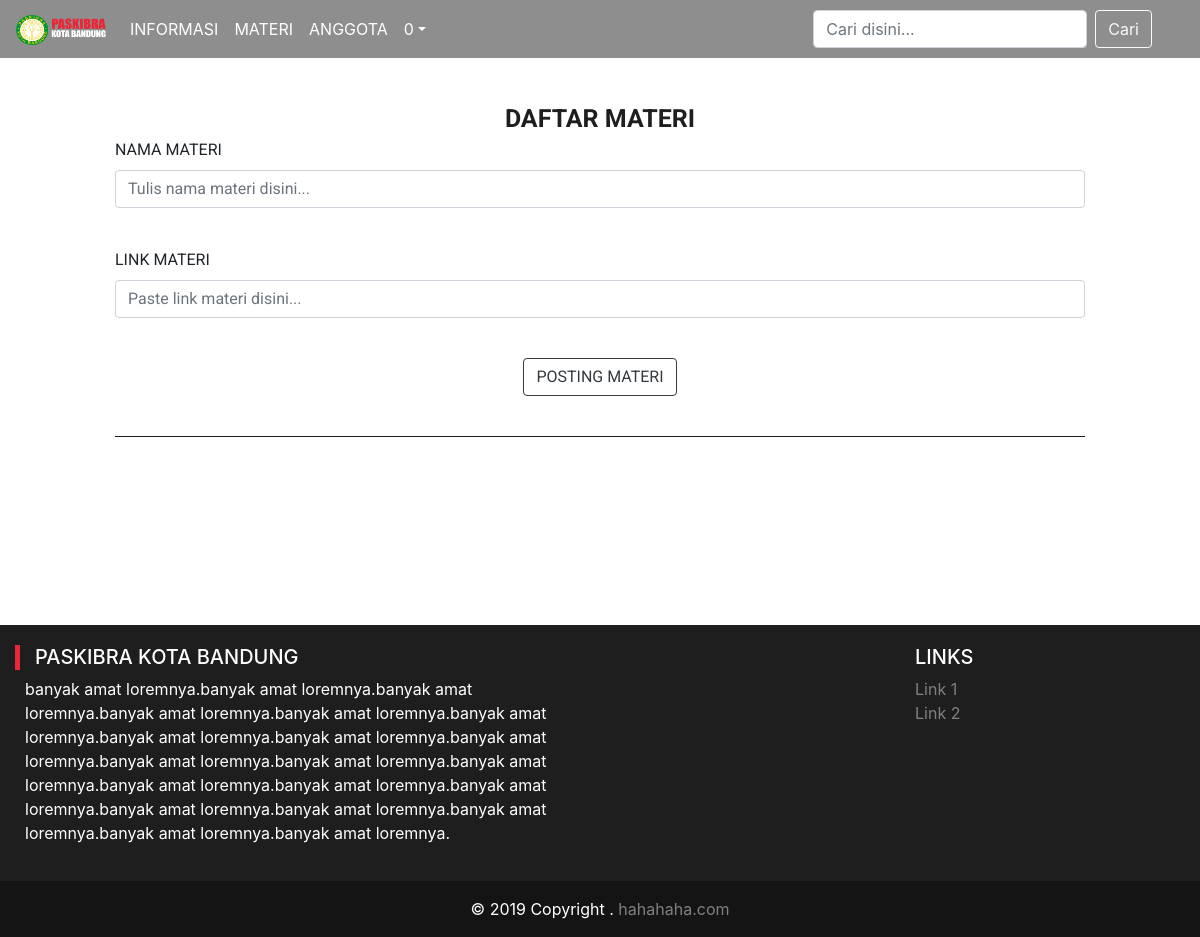
/x/materi.php (signed in), run on an earlier commit of the app's database.
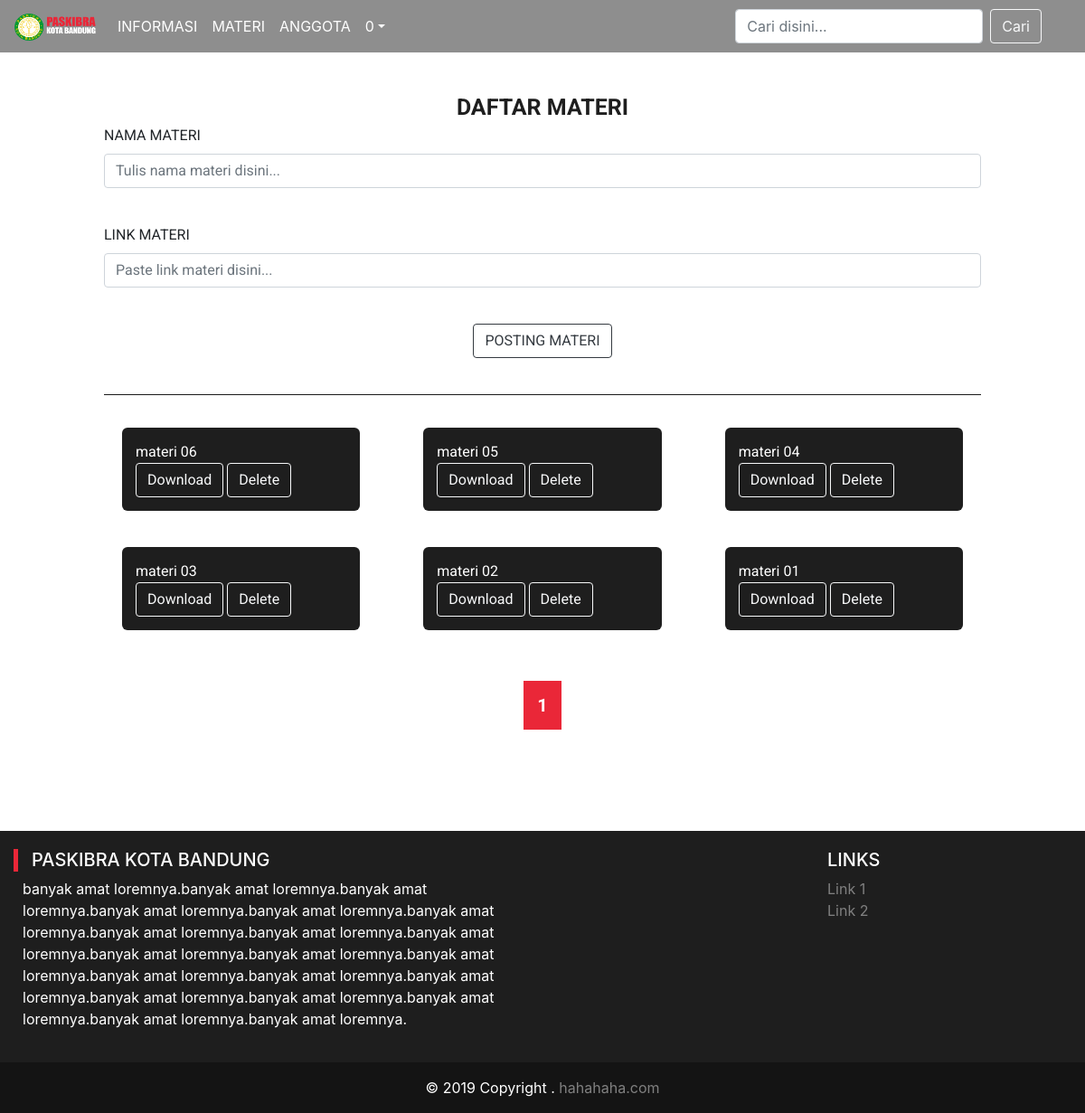
And on a later commit of the database.
### tables this page shows
CREATE TABLE `materi` (
  `id_materi` int(5) NOT NULL,
  `nama_materi` varchar(50) NOT NULL,
  `link` text NOT NULL
);

### x/materi.php (the view, shortened to what this page needs)
<?php
include('koneksi.php');
?>
<!doctype html>
<html lang="en">
<html>
<head>
  <link rel="stylesheet" href="css/style.css">
  <link rel="stylesheet" href="css/bootstrap.min.css">
</head>
<body>
      <nav class="navbar fixed-top navbar-expand-lg navbar-light bg-nav">
        <a class="navbar-brand" href="index.php">
            <img src="img/logo.png" width="90px" height="30px">
          </a>
        <div class="collapse navbar-collapse" id="navbarNav">
          <ul class="navbar-nav mr-auto">
            <li class="nav-item active">
              <a class="nav-link" href="informasi.php">INFORMASI<span class="sr-only">(current)</span></a>
            </li>
            <li class="nav-item">
              <a class="nav-link" href="materi.php">MATERI</a>
            </li>
            <?php
            if ($_SESSION['u_level'] == 'admin') {
              echo "<li class='nav-item'>
                <a class='nav-link' href='anggota.php'>ANGGOTA</a>
              </li>";
            }elseif ($_SESSION['u_level'] == 'user') {
              echo "<li class='nav-item'>
                <a class='nav-link' href='anggota.php'>ANGGOTA</a>
              </li>";
            }else{
            }
            ?>
             <li>
              <?php
              if ($_SESSION['u_level'] == 'admin') {
                echo "<div class='dropdown'><a class='nav-link dropdown-toggle' href='#' id='navbarDropdown' role='button' data-toggle='dropdown' aria-haspopup='true' aria-expanded='false'>";
                  echo  $_SESSION['u_nama']."</a>";
                  echo "<div class='dropdown-menu' aria-labelledby='navbarDropdown'>";
                  echo "  <a class='dropdown-item' href='logout.php'>Log Out</a></div></div>";
              }else if($_SESSION['u_level'] == 'user') {
                echo "<div class='dropdown'><a class='nav-link dropdown-toggle' href='#' id='navbarDropdown' role='button' data-toggle='dropdown' aria-haspopup='true' aria-expanded='false'>";
                  echo  $_SESSION['u_nama']."</a>";
                  echo "<div class='dropdown-menu' aria-labelledby='navbarDropdown'>";
                  echo "  <a class='dropdown-item' href='logout.php'>Log Out</a></div></div>";
              }else{
                echo "<a href='login.php'><button class='btn btn-danger my-2 my-sm-0' type='submit'>Login</button></a>";
              }
            ?>
            </li>
          </ul>
          <form class="form-inline my-2 my-lg-0" action="search.php" method="post">
            <input name="key" class="form-control mr-sm-2" type="search" autofocus autocomplete="off" placeholder="Cari disini..." aria-label="Search">
            <button name="cari" class="btn btn-outline-light my-2 my-sm-0" type="submit">Cari</button>&emsp;&emsp;
          </form>
        </div>
      </nav>
  <div class="isi">
    <div class="container-fluid">
      <center><div id="judul">DAFTAR MATERI</div></center>
      <?php if ($_SESSION['u_level'] == 'admin') { ?>
      <div class="row">
        <div class="col-md-12">
          <form method="POST" action="materi.php" enctype="multipart/form-data">
            <div class="form-group">
              <label for="exampleFormControlTextarea1">NAMA MATERI</label>
              <input name="nama_materi" rows="1" class="form-control" id="exampleFormControlTextarea1" placeholder="Tulis nama materi disini..."><br>
            </div>
            <div class="form-group">
              <label for="exampleFormControlTextarea1">LINK MATERI</label>
              <input name="link" rows="1" class="form-control" id="exampleFormControlTextarea1" placeholder="Paste link materi disini..."></textarea><br>
            </div>
            <center><button type="submit" name="upload" class="btn btn-outline-dark">POSTING MATERI</button></center>
            <br><hr style="background-color: rgb(30,30,30);">
          </form>
        </div>
      </div>
      <?php
      }else{
      }
      ?>
      <div class="row">
      <?php
      $batas = 15;
      $halaman = @$_GET['halaman'];
      if (empty($halaman)) {
        $posisi = 0;
        $halaman = 1;
      }else{
        $posisi = ($halaman-1) * $batas;
      }
      $tampilres = mysqli_query($koneksi, "SELECT * FROM materi ");
      $jumlahres = mysqli_num_rows($tampilres);
      $jumlahhal = ceil($jumlahres /$batas);
      $tampil = "SELECT * FROM materi ORDER BY id_materi DESC LIMIT $posisi, $batas";
      $hasil = mysqli_query($koneksi, $tampil);
        while ($row = mysqli_fetch_array($hasil)) {
          echo "<div class='col-md-4'>";
          echo "<div class='materi'>";
          echo $row['nama_materi']."<br><a href='".$row['link']."'>";
          echo "<button class='btn btn-outline-light my-2 my-sm-0' type='submit'>Download</button></a> ";
          if ($_SESSION['u_level'] == 'admin') {
            echo "<a href=\"delete.php?id=$row[id_materi]\"><button class='btn btn-outline-light my-2 my-sm-0' type='submit'>Delete</button></a>";
          }else{
          }
          echo "</div>";
          echo "</div><br>";
        }
      echo "</div></div><center><br><br>";
      $file = $_SERVER['PHP_SELF'];
      for ($i=1; $i <= $jumlahhal; $i++){
        if ($i == $halaman) {
          echo "<a href=\"$file?halaman=$i\" style='background:#ea2738 ;padding:15px;font-size:20px; text-decoration: none; font-weight: bold; color : white;'> $i </a>";
        }else{
          echo "<a href=\"$file?halaman=$i\" style='background:white ;padding:15px;font-size:20px; text-decoration: none; color : #ea2738;'> $i </a>";
        }
      };
      echo "</center>";
    ?>
  </div>
  <footer class="page-footer font-small blue pt-4"">
      <div class="container-fluid myfoot text-center text-md-left">
        <div class="row" style="padding-top: 20px; padding-bottom: 20px">
            <div class="col-md-6 mt-md-0 mt-3">
          <div class="tag"></div>
              <h5 class="text-uppercase" style="margin-left: 20px">PASKIBRA KOTA BANDUNG</h5>
              <p style="margin-left: 10px">banyak amat loremnya.banyak amat loremnya.banyak amat loremnya.banyak amat loremnya.banyak amat loremnya.banyak amat loremnya.banyak amat loremnya.banyak amat loremnya.banyak amat loremnya.banyak amat loremnya.banyak amat loremnya.banyak amat loremnya.banyak amat loremnya.banyak amat loremnya.banyak amat loremnya.banyak amat loremnya.banyak amat loremnya.banyak amat loremnya.banyak amat loremnya.banyak amat loremnya.</p>
            </div>
            <div class="col-md-3 mb-md-0 mb-3"></div>
            <div class="col-md-3 mb-md-0 mb-3">
              <h5 class="text-uppercase">Links</h5>
                <ul class="list-unstyled">
                  <li>
                    <a class="merah" href="#!">Link 1</a>
                  </li>
                  <li>
                    <a class="merah" href="#!">Link 2</a>
                  </li>
            </div>
        </div>
      </div>
      <div class="footer-copyright myfoot2 text-center py-3">© 2019 Copyright .
        <a class="merah" href="#"> hahahaha.com</a>
      </div>
  </footer>
</body>
</html>

### x/css/style.css (style rules this page uses)
body { font-family: arial, sans-serif; margin: 0px; padding: 0px; width: 100%; background: white !important; }
.bg-nav { background: rgba(30,30,30,0.5); }
nav .navbar-nav li a { color: white !important; }
.isi { font-family: 'roboto', sans-serif; background: white; width: 100%; margin: 0px ; padding: 100px; }
#judul { color: rgb(30,30,30); margin: 0px; font-size: 25px; font-weight: bold; }
.materi { margin: 20px; text-align: left; background-color: rgb(30,30,30); color: white; font-size: 16px; padding: 15px; border-radius: 6px; }
.myfoot { color: white; background: rgb(30,30,30); }
.myfoot2 { color: white; background: rgb(20,20,20); }
.tag { position: absolute; height: 25px; width: 5px; background-color: #ea2738; }
.merah { text-decoration: none; color:gray; }

What changed in the data, as far as the page shows it:
added materi: nama_materi "materi 06"
added materi: nama_materi "materi 05"
added materi: nama_materi "materi 04"
added materi: nama_materi "materi 03"
added materi: nama_materi "materi 02"
added materi: nama_materi "materi 01"
Also different on the page:
new list line: "1"
